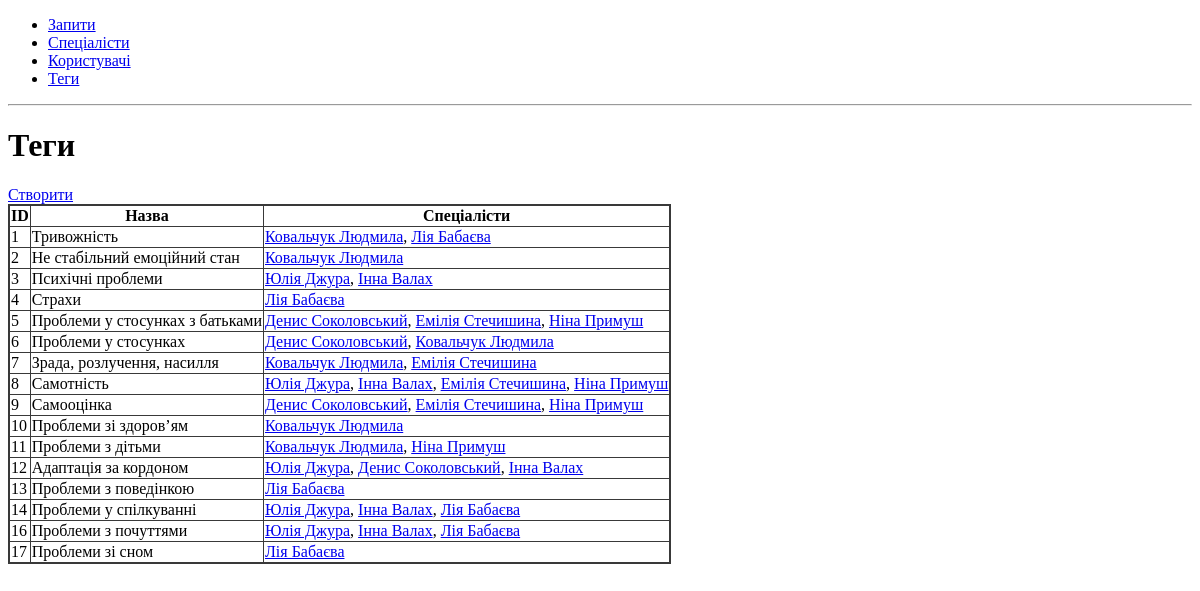
The page /tags/ on the database as committed earlier.
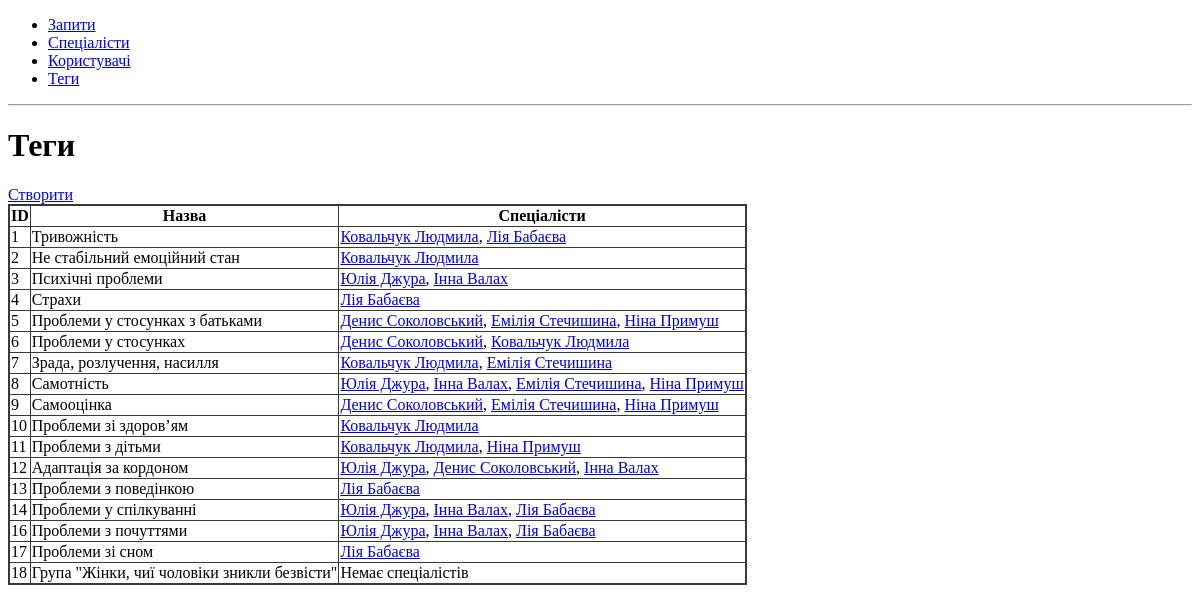
The same page on the database as committed later.
### app/tags/models.py (models this page shows, shortened)
class Tag(db.Model):
    __tablename__ = "tag"
    id = db.Column(db.Integer, primary_key=True)
    name = db.Column(db.String(255), unique=True, nullable=False)
    specialists = db.relationship("Specialist", secondary="specialist_tag", back_populates="tags")

### app/specialists/models.py (models this page shows, shortened)
class Specialist(db.Model):
    __tablename__ = "specialist"
    id = db.Column(db.Integer, primary_key=True)
    name = db.Column(db.String(255), unique=True, nullable=False)
    description = db.Column(db.String(255))
    cv = db.Column(db.String(255))
    phone = db.Column(db.String(255))
    tags = db.relationship("Tag", secondary=specialist_tag, back_populates="specialists")
    telegram_username = db.Column(db.String(255))
    def __repr__(self) -> str:
        return f"{self.name}"

### app/tags/routes.py (the view)
@bp.route('/', methods=['GET', 'POST'])
def tags():
    return render_template('tags.html', tags=Tag.query.all())

### app/tags/templates/tags.html
{% extends 'base.html' %}
{% block content %}
<h1>Теги</h1>
<a href="{{ url_for('tags.new') }}">Створити</a>
{% include 'tags_table.html' %}
{% endblock %}

### app/templates/base.html (shortened to what this page needs)
<!DOCTYPE html>
<html lang="en">
<head>
    <link rel="stylesheet" href="{{ url_for('static', filename='style.css') }}">
</head>
<body>
    <nav>
        <ul>
            <li><a href="{{ url_for('requests.requests') }}">Запити</a></li>
            <li><a href="{{ url_for('specialists.specialists') }}">Спеціалісти</a></li>
            <li><a href="{{ url_for('users.users') }}">Користувачі</a></li>
            <li><a href="{{ url_for('tags.tags') }}">Теги</a></li>
        </ul>
    </nav>
    <hr>
    <div class="content">
        {% block content %} {% endblock %}
    </div>
</body>
</html>

### app/tags/templates/tags_table.html
<table id="tags">
    <tr>
        <th>ID</th>
        <th>Назва</th>
        <th>Спеціалісти</th>
    </tr>
    {% for tag in tags %}
    <tr>
        <td>{{ tag.id }}</td>
        <td>{{ tag.name }}</td>
        <td>
            {% if tag.specialists %}
                {% for specialist in tag.specialists %}
                    <a href="{{ url_for('specialists.specialist_card', specialist_id=specialist.id) }}">{{ specialist }}</a>{% if not loop.last %}, {% endif %}
                {% endfor %}
            {% else %}
                Немає спеціалістів
            {% endif %}
        </td>
    </tr>
    {% endfor %}
</table>

### app/static/style.css (style rules this page uses)
table { border: 2px solid #393939; border-collapse: collapse; }
th, td { border: 0.5px solid #393939; }

Rows that differ between the two databases and show on the page:
added Tag: id "18", name "Група \"Жінки, чиї чоловіки зникли безвісти\"", shows "Немає спеціалістів"
